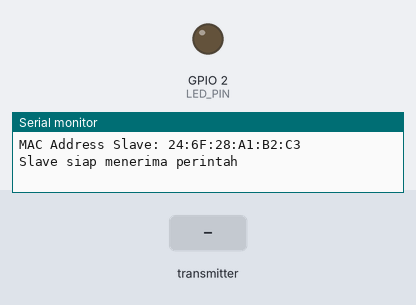
Recording of a sketch running on a simulated ESP32. Shown: output pins drawn as LEDs (lit = HIGH), the last lines printed to the serial monitor. The inputs (shaded band) are chosen by the test bench.

Above: at 1.2 s.
1.3 s: the transmitter starts sending command = 1
At 2.5 s:
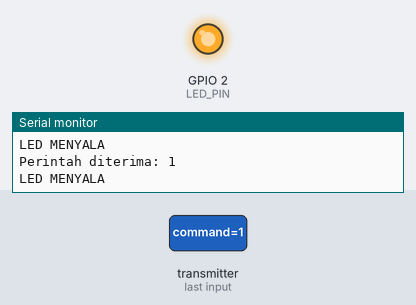
2.8 s: the transmitter starts sending command = 0
At 3.6 s:
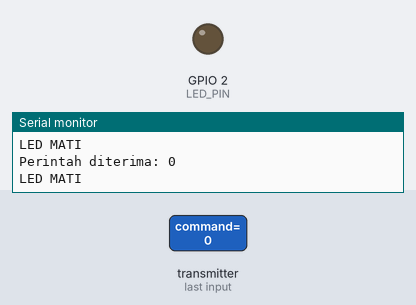
Timing chart, 0 to 5.8 s (numbered marks = the images above; inputs shaded):
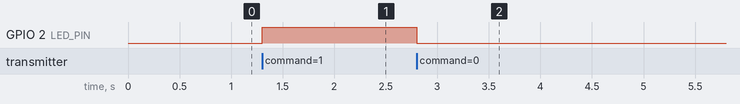

The sketch:

Slave.ino
```cpp
#include <WiFi.h>
#include <esp_now.h>

// Pin LED pada slave
const int LED_PIN = 2;

// Callback ketika data diterima
void OnDataRecv(const esp_now_recv_info_t *info,
                const uint8_t *data,
                int len) {

  if (len != sizeof(int)) {
    Serial.println("Ukuran data tidak sesuai!");
    return;
  }

  int command;
  memcpy(&command, data, sizeof(command));

  Serial.print("Perintah diterima: ");
  Serial.println(command);

  if (command == 1) {
    digitalWrite(LED_PIN, HIGH);
    Serial.println("LED MENYALA");
  }
  else if (command == 0) {
    digitalWrite(LED_PIN, LOW);
    Serial.println("LED MATI");
  }
  else {
    Serial.println("Perintah tidak dikenal");
  }
}

void setup() {
  Serial.begin(115200);

  pinMode(LED_PIN, OUTPUT);
  digitalWrite(LED_PIN, LOW);

  // Aktifkan Wi-Fi
  WiFi.mode(WIFI_STA);

  Serial.print("MAC Address Slave: ");
  Serial.println(WiFi.macAddress());

  // Inisialisasi ESP-NOW
  if (esp_now_init() != ESP_OK) {
    Serial.println("Gagal menginisialisasi ESP-NOW");
    return;
  }

  // Daftarkan callback penerimaan data
  esp_now_register_recv_cb(OnDataRecv);

  Serial.println("Slave siap menerima perintah");
}

void loop() {
  // Slave menunggu data dari Master
}
```

Measured:
- after the input at 1.3 s, GPIO 2 (LED_PIN): LOW → HIGH at once
- after the input at 2.8 s, GPIO 2 (LED_PIN): HIGH → LOW at once
